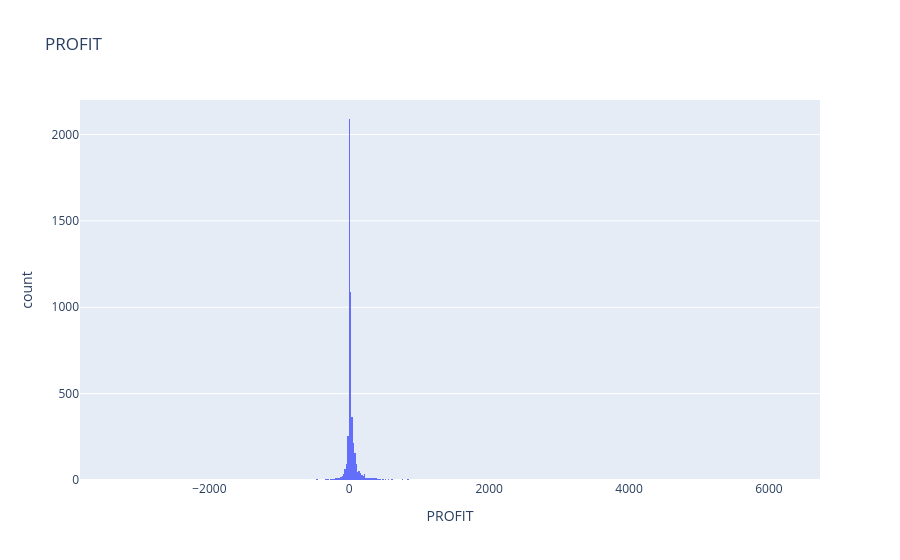
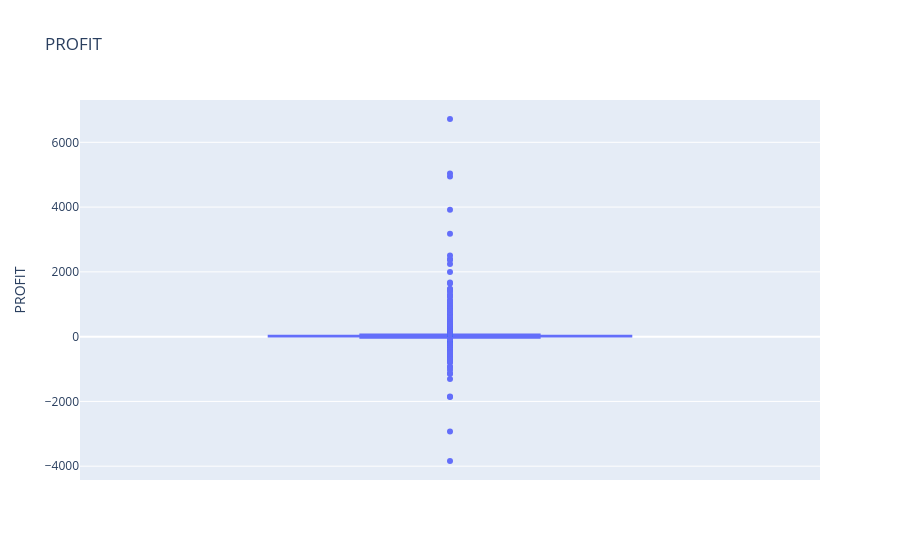
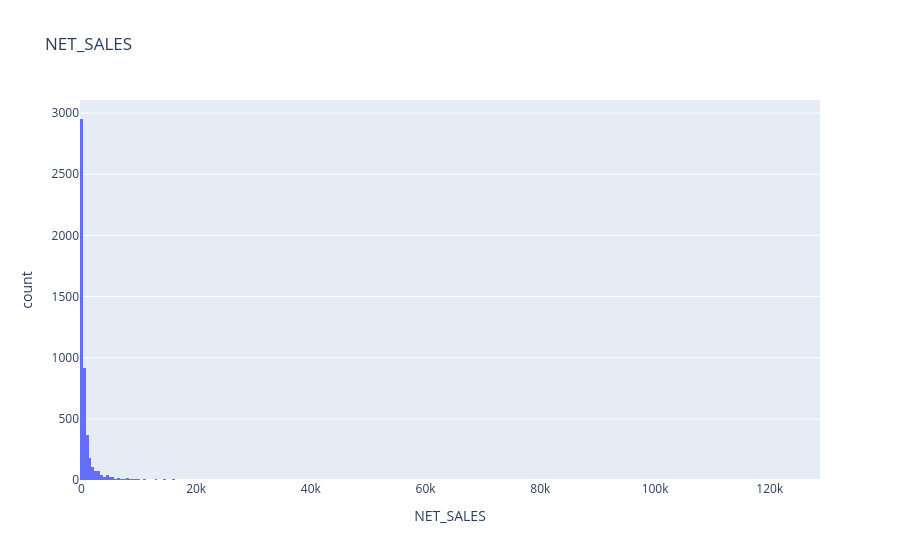
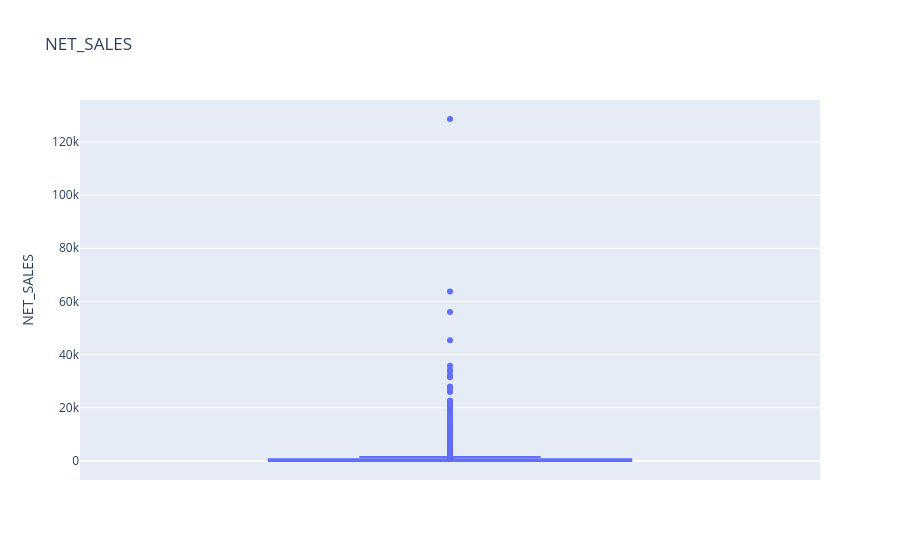

The cell these charts' notebook holds for them, in order:
### Code cell
# SELEÇÃO DE COLUNAS PARA ANÁLISE DE OUTLIERS

analise_de_outliers = ['PROFIT', 'NET_SALES']

for col in analise_de_outliers:
    fig_1 = px.histogram(df_filtered, x=col, title=col)
    fig_2 = px.box(df_filtered, y=col, title=col)
    fig_1.show()
    fig_2.show()

### Figure 1 — Plotly figure (JSON) as saved in the notebook; plotly's stock layout.template omitted (floating-point values rounded to 4 significant figures; data arrays with more than 128 entries replaced by an {"elided": "..."} marker saying what was removed)
{"data": [{"bingroup": "x", "hovertemplate": "PROFIT=%{x}<br>count=%{y}<extra></extra>", "legendgroup": "", "marker": {"color": "#636efa", "pattern": {"shape": ""}}, "name": "", "orientation": "v", "showlegend": false, "type": "histogram", "x": {"elided": "5009 float values"}, "xaxis": "x", "yaxis": "y"}], "layout": {"barmode": "relative", "legend": {"tracegroupgap": 0}, "title": {"text": "PROFIT"}, "xaxis": {"anchor": "y", "domain": [0, 1], "title": {"text": "PROFIT"}}, "yaxis": {"anchor": "x", "domain": [0, 1], "title": {"text": "count"}}}}

### Figure 2 — Plotly figure (JSON) as saved in the notebook; plotly's stock layout.template omitted (floating-point values rounded to 4 significant figures; data arrays with more than 128 entries replaced by an {"elided": "..."} marker saying what was removed)
{"data": [{"alignmentgroup": "True", "hovertemplate": "PROFIT=%{y}<extra></extra>", "legendgroup": "", "marker": {"color": "#636efa"}, "name": "", "notched": false, "offsetgroup": "", "orientation": "v", "showlegend": false, "type": "box", "x0": " ", "xaxis": "x", "y": {"elided": "5009 float values"}, "y0": " ", "yaxis": "y"}], "layout": {"boxmode": "group", "legend": {"tracegroupgap": 0}, "title": {"text": "PROFIT"}, "xaxis": {"anchor": "y", "domain": [0, 1]}, "yaxis": {"anchor": "x", "domain": [0, 1], "title": {"text": "PROFIT"}}}}

### Figure 3 — Plotly figure (JSON) as saved in the notebook; plotly's stock layout.template omitted (floating-point values rounded to 4 significant figures; data arrays with more than 128 entries replaced by an {"elided": "..."} marker saying what was removed)
{"data": [{"bingroup": "x", "hovertemplate": "NET_SALES=%{x}<br>count=%{y}<extra></extra>", "legendgroup": "", "marker": {"color": "#636efa", "pattern": {"shape": ""}}, "name": "", "orientation": "v", "showlegend": false, "type": "histogram", "x": {"elided": "5009 float values"}, "xaxis": "x", "yaxis": "y"}], "layout": {"barmode": "relative", "legend": {"tracegroupgap": 0}, "title": {"text": "NET_SALES"}, "xaxis": {"anchor": "y", "domain": [0, 1], "title": {"text": "NET_SALES"}}, "yaxis": {"anchor": "x", "domain": [0, 1], "title": {"text": "count"}}}}

### Figure 4 — Plotly figure (JSON) as saved in the notebook; plotly's stock layout.template omitted (floating-point values rounded to 4 significant figures; data arrays with more than 128 entries replaced by an {"elided": "..."} marker saying what was removed)
{"data": [{"alignmentgroup": "True", "hovertemplate": "NET_SALES=%{y}<extra></extra>", "legendgroup": "", "marker": {"color": "#636efa"}, "name": "", "notched": false, "offsetgroup": "", "orientation": "v", "showlegend": false, "type": "box", "x0": " ", "xaxis": "x", "y": {"elided": "5009 float values"}, "y0": " ", "yaxis": "y"}], "layout": {"boxmode": "group", "legend": {"tracegroupgap": 0}, "title": {"text": "NET_SALES"}, "xaxis": {"anchor": "y", "domain": [0, 1]}, "yaxis": {"anchor": "x", "domain": [0, 1], "title": {"text": "NET_SALES"}}}}
